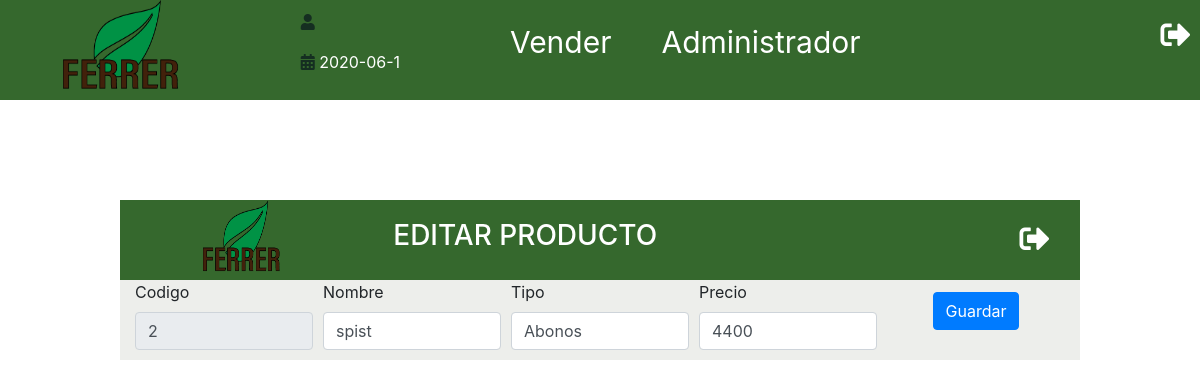
The app's page /editar.php?id=2 (signed in), older data.
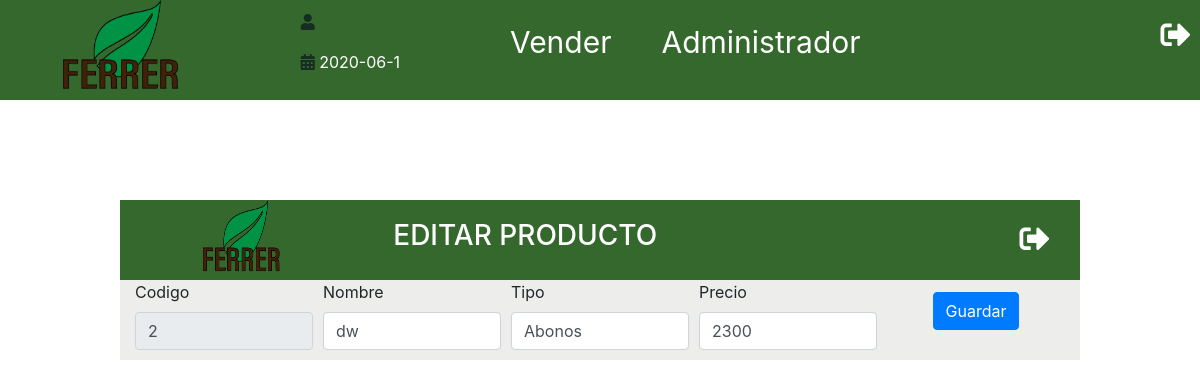
The same page, newer data.
### tables this page shows
CREATE TABLE `producto` (
  `Id_Producto` int(100) NOT NULL,
  `Nombre_Producto` varchar(25) NOT NULL,
  `Id_Tipo_Producto` varchar(50) NOT NULL,
  `Precio_Venta` int(11) NOT NULL,
  `Nombre_Usuario` varchar(30) NOT NULL,
  `FechaCreacion` date NOT NULL
);

### includes/funciones/consultas.php (called while the page is built, shortened)
<?php
function obtenerProducto($id){
    include 'bd_conexion.php';
    try{
        return $conn->query("SELECT Id_Producto, Nombre_Producto, Id_Tipo_Producto, Precio_Venta,Nombre_Usuario FROM producto WHERE Id_Producto = $id");
    }catch(Exception $e){
        echo "error!!". $e->getMessage() ."<br>";
        return false;
    }
}
?>

### editar.php (the view, shortened to what this page needs)
<?php include_once 'includes/templates/header.php';
include_once 'includes/funciones/consultas.php';
    $id = filter_var($_GET['id'], FILTER_VALIDATE_INT);
    $resultado = obtenerProducto($id);
    $producto = $resultado->fetch_assoc();
    ?>
    <pre>
</pre>
<div class="inventarioMORE UPDATE" id="inventarioADD">
                <div class="TengoEstilos">
                  <img src="./img/logo.png" alt="Logo">
                  <H3>EDITAR PRODUCTO</H3>
                  <a href="Admin.php"> <i class="fas fa-sign-out-alt Singout" id="CerrarAnadir"></i></a>
                </div>
                <div class="container">
                  <form   id="producto" class="Anadir" method="POST">
                    <div class="form-row">
                    <div class="col">
                        <label for="">Codigo</label>
                        <input type="text" placeholder="Codigo Producto" id="Codigo" name="Codigo" readonly="readonly" class="form-control" value="<?php echo ($producto['Id_Producto']) ? $producto['Id_Producto'] : ''; ?>" >
                      </div>
                      <div class="col">
                        <label for="">Nombre</label>
                        <input type="text" placeholder="Nombre Producto" id="Nombre" name="Nombre" class="form-control" value="<?php echo ($producto['Nombre_Producto']) ? $producto['Nombre_Producto'] : ''; ?>" >
                      </div>
                      <div class="col">
                        <label for="">Tipo</label>
                        <input list="buscador"placeholder="Tipo Producto" id="Tipo" name="Tipo" class="form-control" value="<?php echo ($producto['Id_Tipo_Producto']) ? $producto['Id_Tipo_Producto'] : ''; ?>" >
                      </div>
                      <div class="col">
                        <label for="Nombre">Precio</label>
                        <input type="number" placeholder="Precio" id="Precio" name="Precio" class="form-control" value="<?php echo ($producto['Precio_Venta']) ? $producto['Precio_Venta'] : ''; ?>" >
                      </div>
                      <div class="col Enviar">
                          <?php
                           $textoBtn = ($producto['Precio_Venta']) ? 'Guardar' : 'añadir';
                          ?>
                        <input type="submit" name="submit" value="<?php echo $textoBtn; ?>" class="btn btn-primary mb-2">
                      </div>
                    </div>
<?php include_once 'includes/templates/footer.php'; ?>

Row changes from the older to the newer data that the page shows:
changed producto "Abonos": Nombre "spist" → "dw"; Precio "4400" → "2300"
